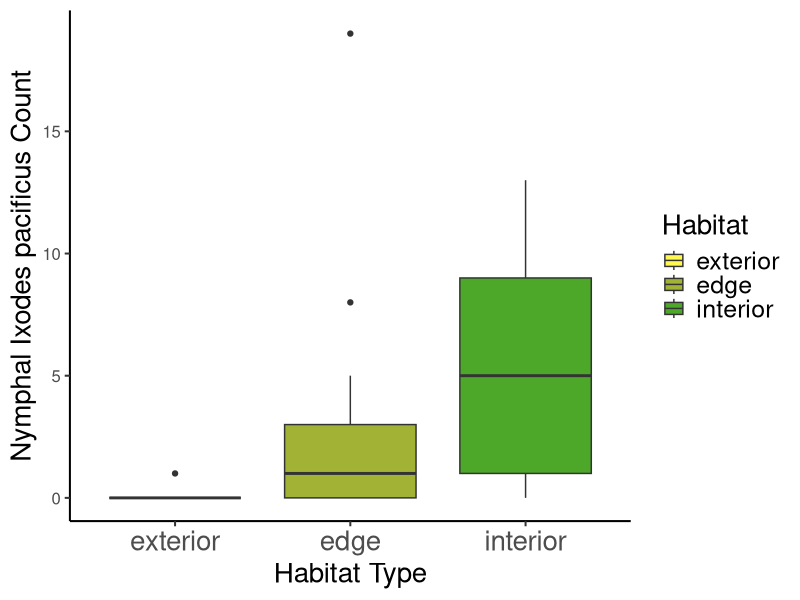
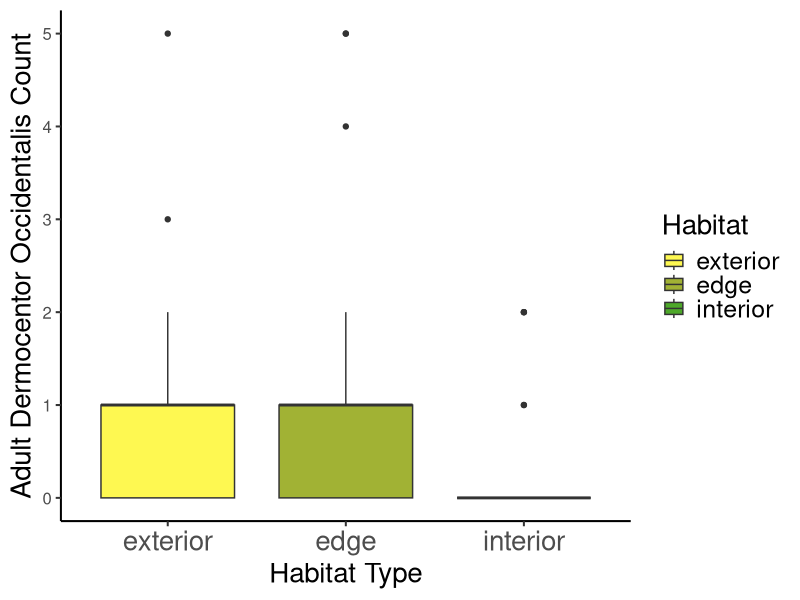
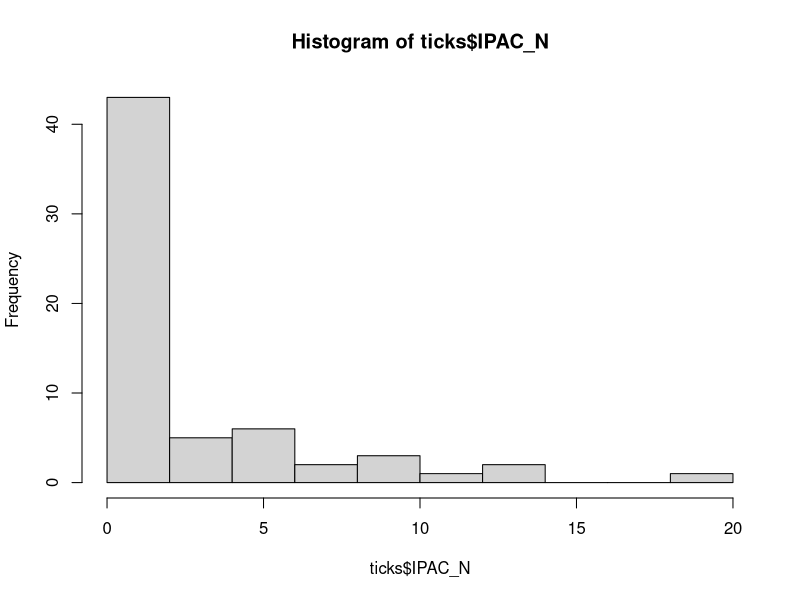
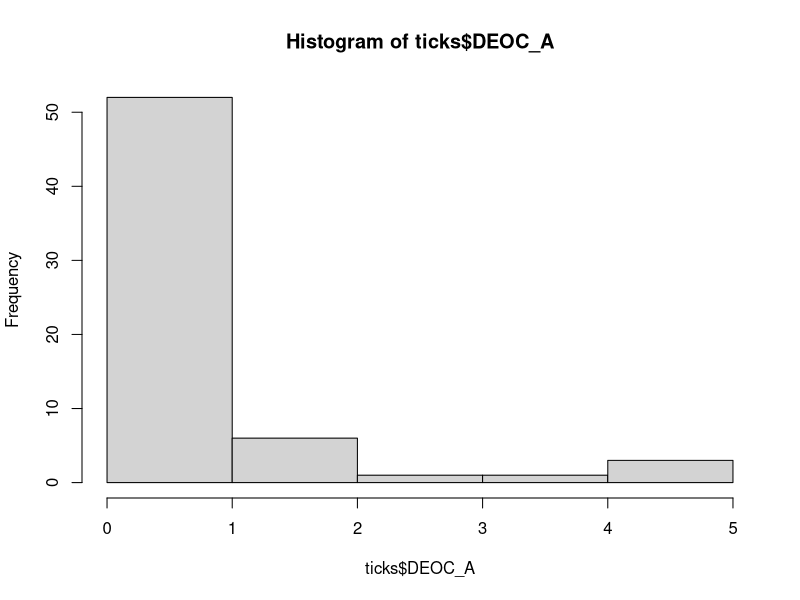
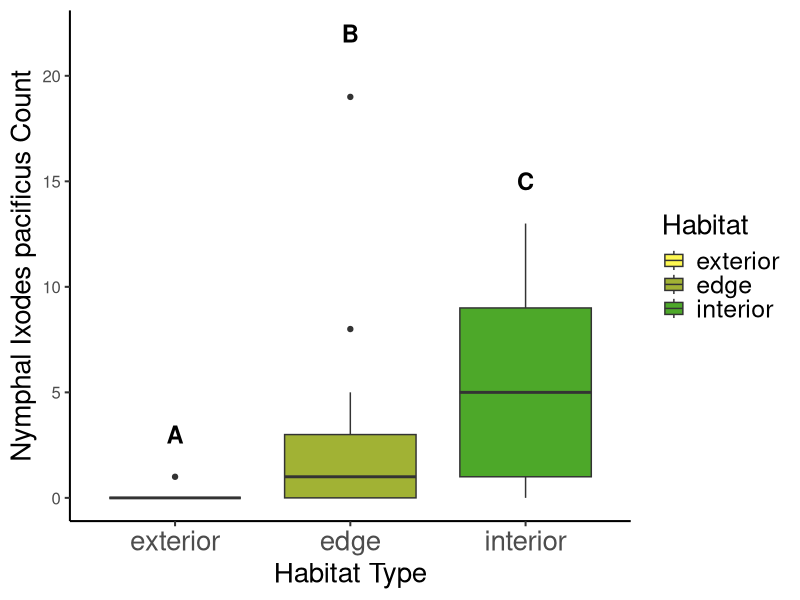
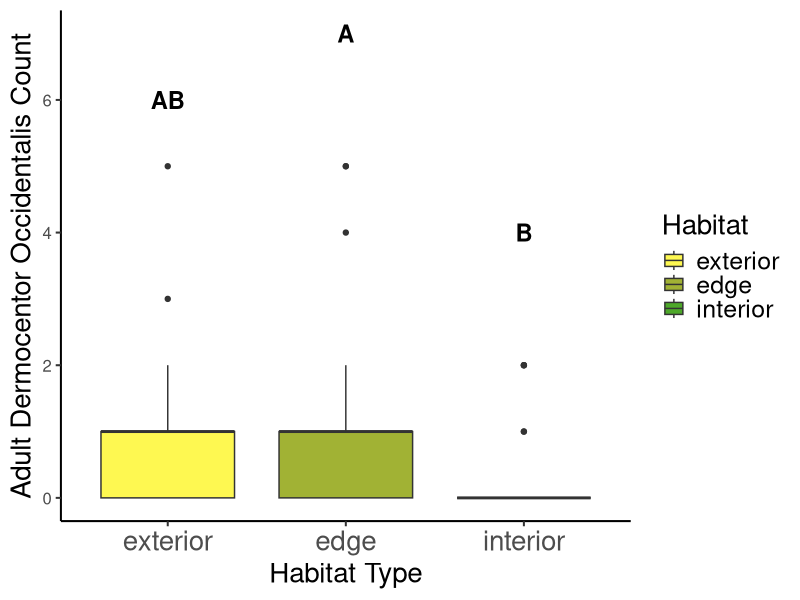

Recreate these plots in R, in order.
## ---- chunk 1
library(tidyverse)
library(tidyr)
library(ggplot2)
library(emmeans)
library(multcompView)
library(multcomp)
library(glmmTMB)
## ---- chunk 2
ticks<-read.csv("Dataset/Plot_Data copy.csv", header = TRUE, stringsAsFactors = TRUE)
## ---- chunk 3
ticks$Habitat <- factor(ticks$Habitat, levels = c("exterior", "edge", "interior"))

 p1 <- ggplot(ticks,aes(x=Habitat,y=IPAC_N, fill = Habitat)) +
     geom_boxplot() +
     theme_classic(15) +
     ylab("Nymphal Ixodes pacificus Count") +
     xlab("Habitat Type")+
     scale_fill_manual(values = c("exterior" = "#FEF851", "edge" = "#A1B234", "interior" = "#4DA829"))+
   theme(
    axis.title.x = element_text(size = 20),
    axis.title.y = element_text(size = 20),
    legend.title = element_text(size = 20),  # Title of the legend
    axis.text.x = element_text(size = 20),  # x-axis category labels
   legend.text = element_text(size = 18)    # Labels inside the legend
  )
p1

 p2 <- ggplot(ticks,aes(x=Habitat,y=IPAC_L, fill = Habitat)) +
     geom_boxplot() +
     theme_classic(15) +
     ylab("Larval Ixodes pacificus Count") +
     xlab("Habitat Type")+
     scale_fill_manual(values = c("exterior" = "#FEF851", "edge" = "#A1B234", "interior" = "#4DA829"))+
   theme(
    axis.title.x = element_text(size = 20),
    axis.title.y = element_text(size = 20),
    legend.title = element_text(size = 20),  # Title of the legend
    axis.text.x = element_text(size = 20),  # x-axis category labels
   legend.text = element_text(size = 18)    # Labels inside the legend
  )
#p2

 p3 <- ggplot(ticks,aes(x=Habitat,y=IPAC_A, fill = Habitat)) +
     geom_boxplot() +
     theme_classic(15) +
     ylab("Adult Ixodes pacificus Count") +
     xlab("Habitat Type")+
     scale_fill_manual(values = c("exterior" = "#FEF851", "edge" = "#A1B234", "interior" = "#4DA829"))+
   theme(
    axis.title.x = element_text(size = 20),
    axis.title.y = element_text(size = 20),
    legend.title = element_text(size = 20),  # Title of the legend
    axis.text.x = element_text(size = 20),  # x-axis category labels
   legend.text = element_text(size = 18)    # Labels inside the legend
  )
#p3
## ---- chunk 4
 p4 <- ggplot(ticks,aes(x=Habitat,y=DEOC_A, fill = Habitat)) +
     geom_boxplot() +
     theme_classic(15) +
     ylab("Adult Dermocentor Occidentalis Count") +
     xlab("Habitat Type")+
     scale_fill_manual(values = c("exterior" = "#FEF851", "edge" = "#A1B234", "interior" = "#4DA829"))+
   theme(
    axis.title.x = element_text(size = 20),
    axis.title.y = element_text(size = 20),
    legend.title = element_text(size = 20),  # Title of the legend
    axis.text.x = element_text(size = 20),  # x-axis category labels
   legend.text = element_text(size = 18)    # Labels inside the legend
  )
p4
## ---- chunk 5
#hist(ticks$IPAC_L)
hist(ticks$IPAC_N)
hist(ticks$DEOC_A)
## ---- chunk 6
m4<- glmmTMB(IPAC_N ~ Habitat +
                   (1 | Site),
                   family = poisson(link = "log"),
                   data = ticks)
m5<- glmmTMB(IPAC_N ~ Habitat +
                   (1 | Site) + (1 | Date),
                   family = poisson(link = "log"),
                   data = ticks)
m6<- glmmTMB(IPAC_N ~ Habitat,
                   family = poisson(link = "log"),
                   data = ticks)


AIC(m4, m5, m6)

# We picked model five which has the best AIC Score
summary(m5)

## ---- chunk 7
m7<- glmmTMB(DEOC_A ~ Habitat +
                   (1 | Site),
                   family = poisson(link = "log"),
                   data = ticks)
m8<- glmmTMB(DEOC_A ~ Habitat +
                   (1 | Site) + (1 | Date),
                   family = poisson(link = "log"),
                   data = ticks)
m9<- glmmTMB(DEOC_A ~ Habitat,
                   family = poisson(link = "log"),
                   data = ticks)


AIC(m7, m8, m9)

# We picked model 8 which has the best AIC Score
summary(m8)
## ---- chunk 8
library(emmeans)
em5 <- emmeans(m5, ~ Habitat)

# Pairwise comparisons between habitat types
pairs(em5, adjust = "tukey")
## ---- chunk 9
library(emmeans)
em8 <- emmeans(m8, ~ Habitat)

# Pairwise comparisons between habitat types
pairs(em8, adjust = "tukey")
## ---- chunk 10
p1+ annotate("text", x = 1, y = 3, label = "A", size = 6, fontface = "bold") + annotate("text", x = 2, y = 22, label = "B", size = 6, fontface = "bold") + annotate("text", x = 3, y = 15, label = "C", size = 6, fontface = "bold")
## ---- chunk 11
p4+ annotate("text", x = 1, y = 6, label = "AB", size = 6, fontface = "bold") + annotate("text", x = 2, y = 7, label = "A", size = 6, fontface = "bold") + annotate("text", x = 3, y = 4, label = "B", size = 6, fontface = "bold")
